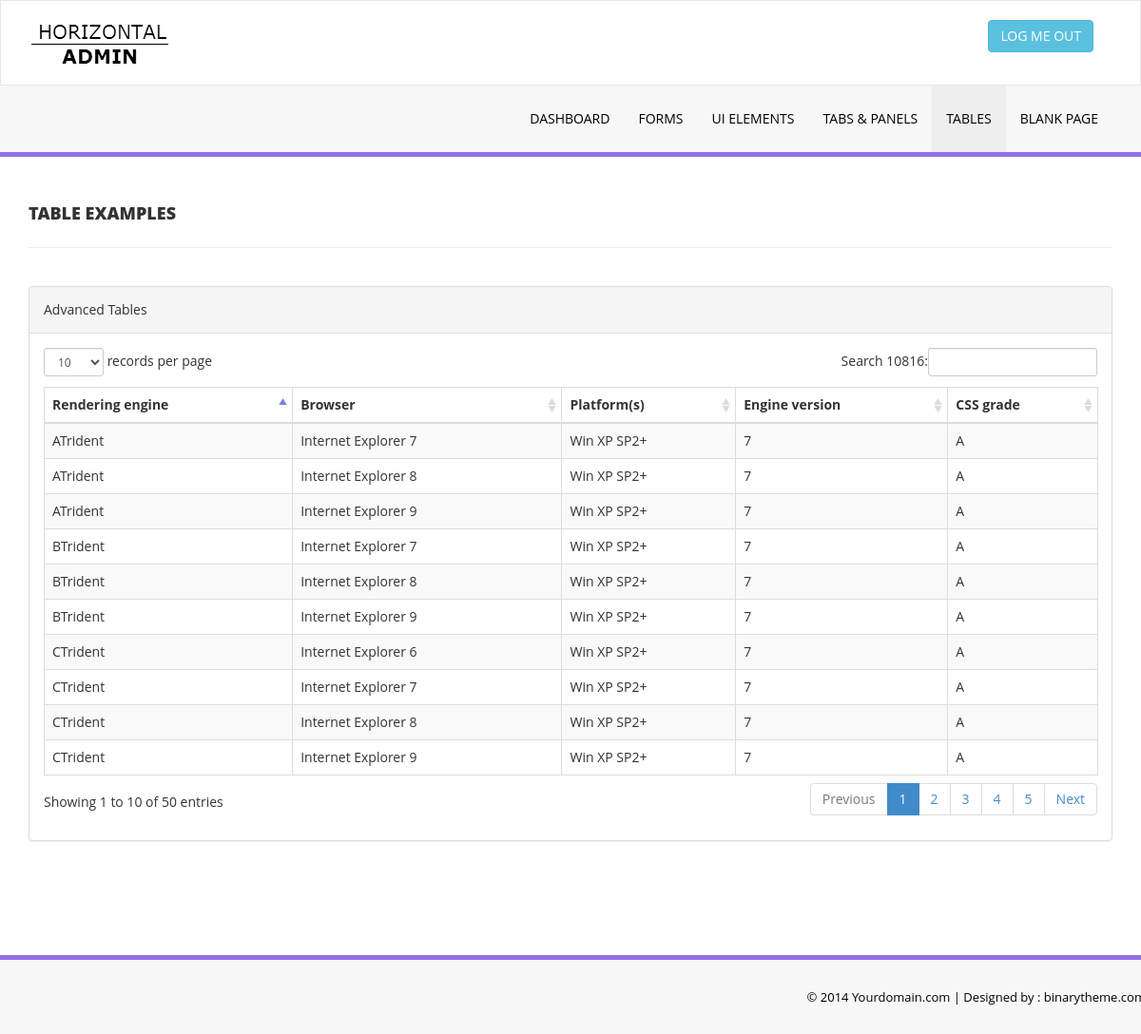
The page /table/index.php on the database its author committed.
### tables this page shows
create table horizontal(
rengine varchar(30),
browser varchar(30),
platform varchar(40),
engvers varchar(30),
cssgrade varchar(5),

PRIMARY KEY (rengine,browser)
);

### table/index.php (the view, shortened to what this page needs)
<!DOCTYPE html>
<html xmlns="http://www.w3.org/1999/xhtml">
<head>
    <link href="assets/css/bootstrap.css" rel="stylesheet" />
    <link href="assets/js/dataTables/dataTables.bootstrap.css" rel="stylesheet" />
    <link href="assets/css/style.css" rel="stylesheet" />
</head>
<body>
    <div class="navbar navbar-inverse set-radius-zero" >
        <div class="container">
            <div class="navbar-header">
                <a class="navbar-brand" href="index.html">
                    <img src="assets/img/logo.png" />
                </a>
            </div>
            <div class="right-div">
                <a href="#" class="btn btn-info pull-right">LOG ME OUT</a>
            </div>
        </div>
    </div>
    <section class="menu-section">
        <div class="container">
            <div class="row">
                <div class="col-md-12">
                    <div class="navbar-collapse collapse ">
                        <ul id="menu-top" class="nav navbar-nav navbar-right">
                            <li><a href="index.html" >DASHBOARD</a></li>
                            <li><a href="form.html">FORMS</a></li>
                           <li>
                                <a href="#" class="dropdown-toggle" id="ddlmenuItem" data-toggle="dropdown">UI ELEMENTS <i class="fa fa-angle-down"></i></a>
                            </li>
                            <li><a href="tab.html" > TABS & PANELS</a></li>
                             <li><a href="table.html" class="menu-top-active" >TABLES</a></li>
                            <li><a href="blank.html" >BLANK PAGE</a></li>
                        </ul>
                    </div>
                </div>
            </div>
        </div>
    </section>
    <div class="content-wrapper">
         <div class="container">
        <div class="row pad-botm">
            <div class="col-md-12">
                <h4 class="header-line">TABLE EXAMPLES</h4>
                            </div>
        </div>
            <div class="row">
                <div class="col-md-12">
                    <div class="panel panel-default">
                        <div class="panel-heading">
                             Advanced Tables
                        </div>
                        <div class="panel-body">
                            <div class="table-responsive">
                                <table class="table table-striped table-bordered table-hover" id="dataTables-example">
                                    <thead>
                                        <tr>
                                            <th>Rendering engine</th>
                                            <th>Browser</th>
                                            <th>Platform(s)</th>
                                            <th>Engine version</th>
                                            <th>CSS grade</th>
                                        </tr>
                                    </thead>
                                    <tbody>
<?php
 $data = mysql_query("SELECT * FROM horizontal")
 or die(mysql_error()); ?>
										<?php
										while($info = mysql_fetch_array( $data )) {
											echo "<tr class='gradeA'>";
                                            echo "<td>".$info['rengine'] . " </td>";
                                            echo "<td>".$info['browser'] . " </td>";
                                            echo "<td>".$info['platform'] . " </td>";
                                            echo "<td>".$info['engvers'] . " </td>";
                                            echo "<td>".$info['cssgrade'] . " </td>";
											echo "</tr>";
										}
										?>
                                    </tbody>
                                </table>
                            </div>
                        </div>
                    </div>
                </div>
            </div>
    </div>
    </div>
    <section class="footer-section">
        <div class="container">
            <div class="row">
                <div class="col-md-12">
                   &copy; 2014 Yourdomain.com |<a href="http://www.binarytheme.com/" target="_blank"  > Designed by : binarytheme.com</a>
                </div>
            </div>
        </div>
    </section>
</body>
</html>

### table/assets/css/style.css (style rules this page uses)
.set-radius-zero { border-radius:0px; -moz-border-radius:0px; -webkit-border-radius:0px; }
.content-wrapper { margin-top: 40px; min-height:800px; padding-bottom:90px; }
.header-line { font-weight:900; padding-bottom:25px; border-bottom:1px solid #eeeeee; text-transform:uppercase; }
.pad-botm { padding-bottom:30px; }
.right-div { float: right; padding: 20px; }
#menu-top a { color:#000; text-decoration:none; font-weight:500; padding: 25px 15px 25px 15px; text-transform:uppercase; }
.menu-section { background-color: #f7f7f7; border-bottom:5px solid #9170E4; width:100% }
.menu-top-active { background-color:#eeeeee; }
.navbar-inverse { background-color: #FFF; border-color: rgba(155, 153, 153, 0.23); }
.navbar { min-height: 90px; margin-bottom: 0px; }
.footer-section { padding:25px 50px 25px 50px; color:#000; font-size:13px; background-color: #f7f7f7; text-align:right; border-top:5px solid #9170E4; }
.footer-section a, .footer-section a:hover { color:#000; }

### rows shown on the page
horizontal: rengine "ATrident", browser "Internet Explorer 7", platform "Win XP SP2+", engvers "7", cssgrade "A"
horizontal: rengine "ATrident", browser "Internet Explorer 8", platform "Win XP SP2+", engvers "7", cssgrade "A"
horizontal: rengine "ATrident", browser "Internet Explorer 9", platform "Win XP SP2+", engvers "7", cssgrade "A"
horizontal: rengine "BTrident", browser "Internet Explorer 7", platform "Win XP SP2+", engvers "7", cssgrade "A"
horizontal: rengine "BTrident", browser "Internet Explorer 8", platform "Win XP SP2+", engvers "7", cssgrade "A"
horizontal: rengine "BTrident", browser "Internet Explorer 9", platform "Win XP SP2+", engvers "7", cssgrade "A"
horizontal: rengine "CTrident", browser "Internet Explorer 6", platform "Win XP SP2+", engvers "7", cssgrade "A"
horizontal: rengine "CTrident", browser "Internet Explorer 7", platform "Win XP SP2+", engvers "7", cssgrade "A"
horizontal: rengine "CTrident", browser "Internet Explorer 8", platform "Win XP SP2+", engvers "7", cssgrade "A"
horizontal: rengine "CTrident", browser "Internet Explorer 9", platform "Win XP SP2+", engvers "7", cssgrade "A"
